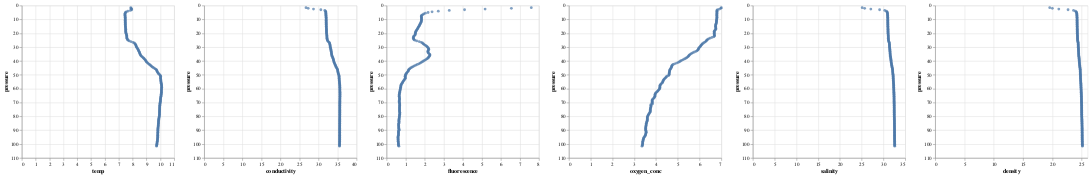

Write notebook code for a chart like this one.
### Code cell
charts = []
for col in cols:
    charts.append(alt.Chart(loc0_df).mark_circle().encode(alt.Y('pressure', scale=alt.Scale(reverse=True), type = 'quantitative'), alt.X(col, type = 'quantitative')))

alt.hconcat(*charts)

### Figure 1 — Vega-Lite specification as saved in the notebook (floating-point values rounded to 4 significant figures; data arrays with more than 128 entries replaced by an {"elided": "..."} marker saying what was removed)
{"$schema": "https://vega.github.io/schema/vega-lite/v5.8.0.json", "config": {"view": {"continuousHeight": 300, "continuousWidth": 300}}, "data": {"name": "data-6ae8b17901e0749d0b733f0c89c03df9"}, "datasets": {"data-6ae8b17901e0749d0b733f0c89c03df9": {"elided": "201 records"}}, "hconcat": [{"encoding": {"x": {"field": "temp", "type": "quantitative"}, "y": {"field": "pressure", "scale": {"reverse": true}, "type": "quantitative"}}, "mark": {"type": "circle"}}, {"encoding": {"x": {"field": "conductivity", "type": "quantitative"}, "y": {"field": "pressure", "scale": {"reverse": true}, "type": "quantitative"}}, "mark": {"type": "circle"}}, {"encoding": {"x": {"field": "fluorescence", "type": "quantitative"}, "y": {"field": "pressure", "scale": {"reverse": true}, "type": "quantitative"}}, "mark": {"type": "circle"}}, {"encoding": {"x": {"field": "oxygen_conc", "type": "quantitative"}, "y": {"field": "pressure", "scale": {"reverse": true}, "type": "quantitative"}}, "mark": {"type": "circle"}}, {"encoding": {"x": {"field": "salinity", "type": "quantitative"}, "y": {"field": "pressure", "scale": {"reverse": true}, "type": "quantitative"}}, "mark": {"type": "circle"}}, {"encoding": {"x": {"field": "density", "type": "quantitative"}, "y": {"field": "pressure", "scale": {"reverse": true}, "type": "quantitative"}}, "mark": {"type": "circle"}}]}
